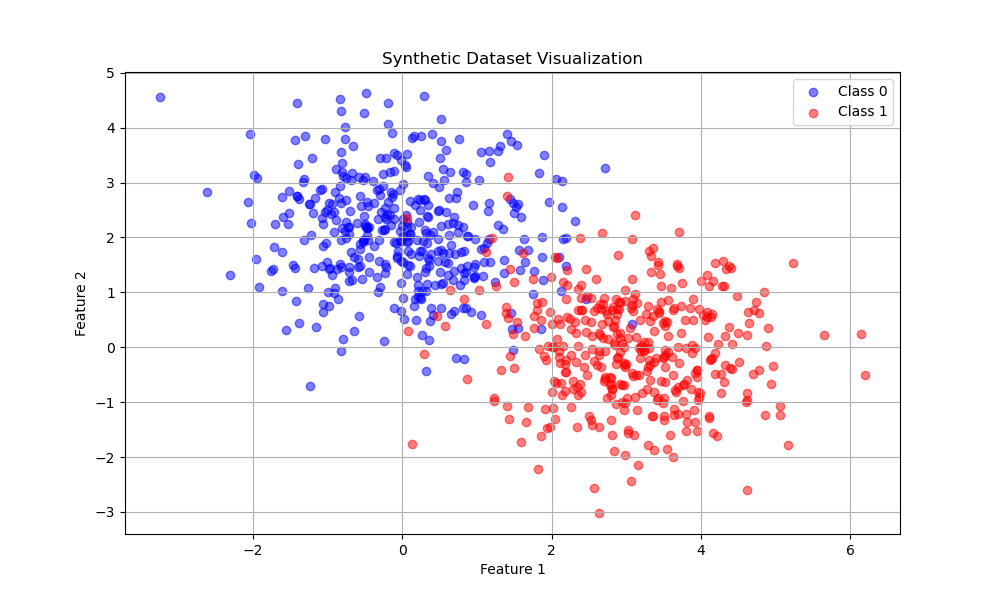

Here is the Python script that generated this plot:
import numpy as np
from sklearn.model_selection import train_test_split
from sklearn.metrics import accuracy_score, classification_report
import matplotlib.pyplot as plt

class NaiveBayes:
    def __init__(self):
        self.classes = None
        self.mean = None
        self.var = None
        self.priors = None
    
    def fit(self, X, y):
        n_samples, n_features = X.shape
        self.classes = np.unique(y)
        n_classes = len(self.classes)
        
        # Initialize parameters
        self.mean = np.zeros((n_classes, n_features))
        self.var = np.zeros((n_classes, n_features))
        self.priors = np.zeros(n_classes)
        
        # Calculate mean, variance, and prior for each class
        for idx, c in enumerate(self.classes):
            X_c = X[y == c]
            self.mean[idx, :] = X_c.mean(axis=0)
            self.var[idx, :] = X_c.var(axis=0)
            self.priors[idx] = X_c.shape[0] / float(n_samples)
    
    def gaussian_density(self, class_idx, x):
        mean = self.mean[class_idx]
        var = self.var[class_idx]
        numerator = np.exp(-(x - mean) ** 2 / (2 * var))
        denominator = np.sqrt(2 * np.pi * var)
        return numerator / denominator
    
    def predict(self, X):
        y_pred = []
        
        for x in X:
            posteriors = []
            
            # Calculate posterior probability for each class
            for idx, c in enumerate(self.classes):
                prior = np.log(self.priors[idx])
                posterior = np.sum(np.log(self.gaussian_density(idx, x)))
                posterior = prior + posterior
                posteriors.append(posterior)
            
            # Select class with highest posterior probability
            y_pred.append(self.classes[np.argmax(posteriors)])
        
        return np.array(y_pred)

# Generate synthetic dataset
def generate_dataset(n_samples=1000):
    np.random.seed(42)
    
    # Generate features for class 0
    n_class_0 = n_samples // 2
    feature1_class0 = np.random.normal(0, 1, n_class_0)
    feature2_class0 = np.random.normal(2, 1, n_class_0)
    feature3_class0 = np.random.normal(-1, 0.5, n_class_0)
    
    # Generate features for class 1
    n_class_1 = n_samples - n_class_0
    feature1_class1 = np.random.normal(3, 1, n_class_1)
    feature2_class1 = np.random.normal(0, 1, n_class_1)
    feature3_class1 = np.random.normal(1, 0.5, n_class_1)
    
    # Combine features
    X = np.vstack([
        np.column_stack((feature1_class0, feature2_class0, feature3_class0)),
        np.column_stack((feature1_class1, feature2_class1, feature3_class1))
    ])
    
    # Create labels
    y = np.hstack([np.zeros(n_class_0), np.ones(n_class_1)])
    
    return X, y

# Generate and split the dataset
X, y = generate_dataset(1000)
X_train, X_test, y_train, y_test = train_test_split(X, y, test_size=0.2, random_state=42)

# Train and evaluate the model
nb = NaiveBayes()
nb.fit(X_train, y_train)
y_pred = nb.predict(X_test)

# Calculate and display metrics
accuracy = accuracy_score(y_test, y_pred)
print(f"\nAccuracy: {accuracy:.4f}")
print("\nClassification Report:")
print(classification_report(y_test, y_pred))

# Visualize the first two features
plt.figure(figsize=(10, 6))
plt.scatter(X_train[y_train == 0, 0], X_train[y_train == 0, 1], 
           alpha=0.5, label='Class 0', color='blue')
plt.scatter(X_train[y_train == 1, 0], X_train[y_train == 1, 1], 
           alpha=0.5, label='Class 1', color='red')
plt.xlabel('Feature 1')
plt.ylabel('Feature 2')
plt.title('Synthetic Dataset Visualization')
plt.legend()
plt.grid(True)
plt.show()
